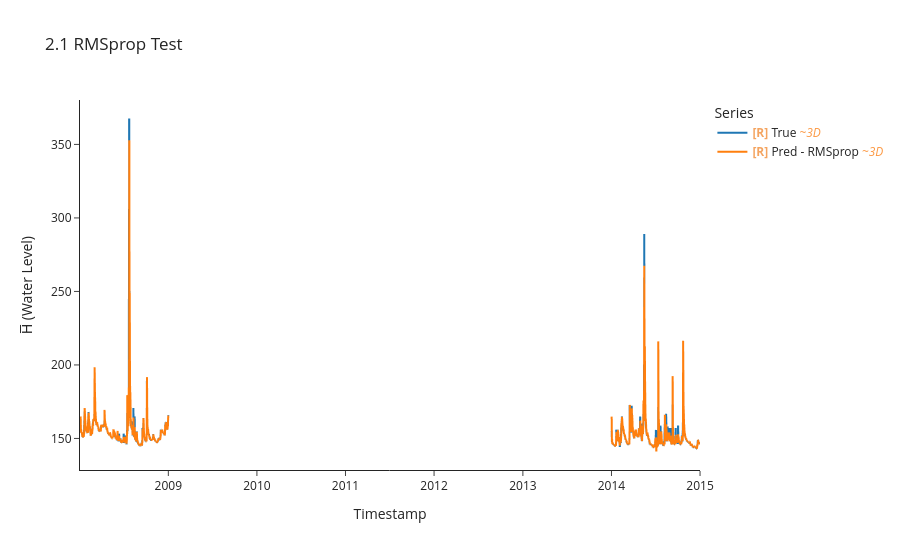

The code cell stored with this chart in its notebook:
### Code cell
y_te_rms, y_pe_rms, idx_te_rms = uf.model_evaluate_with_norm(
    model_rms, crit_rms, BEST_TEST_DS, test_df.index, LOOKBACK, HORIZON, BATCH_SIZE
)
uf.calculate_metrics_and_plot(
    {"RMSprop": (y_te_rms, y_pe_rms, idx_te_rms)},
    plot_title="2.1 RMSprop Test",
    export_metrics=True, export_html=True,
    export_file_name="results/testing/online/p2_rmsprop",
)
uf.export_results_to_csv(
    {"RMSprop": (y_te_rms, y_pe_rms, idx_te_rms)},
    "results/testing/predictions_vs_true/online"
)

### Figure 1 — Plotly figure (JSON) as saved in the notebook; plotly's stock layout.template omitted (floating-point values rounded to 4 significant figures; data arrays with more than 128 entries replaced by an {"elided": "..."} marker saying what was removed)
{"data": [{"hovertemplate": "Legend=True<br>Timestamp=%{x}<br>H̅ (Water Level)=%{y}<extra></extra>", "legendgroup": "True", "line": {"color": "#1f77b4", "dash": "solid", "width": 2}, "marker": {"symbol": "circle"}, "mode": "lines", "name": "<b style=\"color:sandybrown\">[R]</b> True <i style=\"color:#fc9944\">~3D</i>", "showlegend": true, "type": "scattergl", "uid": "48b08f47-9999-4c36-9a5c-ad4c24f3caaf", "x": {"elided": "1001 str values"}, "xaxis": "x", "y": {"elided": "1001 float values"}, "yaxis": "y"}, {"hovertemplate": "Legend=Pred - RMSprop<br>Timestamp=%{x}<br>H̅ (Water Level)=%{y}<extra></extra>", "legendgroup": "Pred - RMSprop", "line": {"color": "#ff7f0e", "dash": "solid", "width": 2}, "marker": {"symbol": "circle"}, "mode": "lines", "name": "<b style=\"color:sandybrown\">[R]</b> Pred - RMSprop <i style=\"color:#fc9944\">~3D</i>", "showlegend": true, "type": "scattergl", "uid": "bd0127b8-a209-45e1-a63a-846171988662", "x": {"elided": "1001 str values"}, "xaxis": "x", "y": {"elided": "1001 float values"}, "yaxis": "y"}], "layout": {"height": 550, "legend": {"title": {"text": "Series"}, "tracegroupgap": 0}, "title": {"text": "2.1 RMSprop Test"}, "xaxis": {"anchor": "y", "domain": [0, 1], "title": {"text": "Timestamp"}}, "yaxis": {"anchor": "x", "domain": [0, 1], "title": {"text": "H̅ (Water Level)"}}}}
